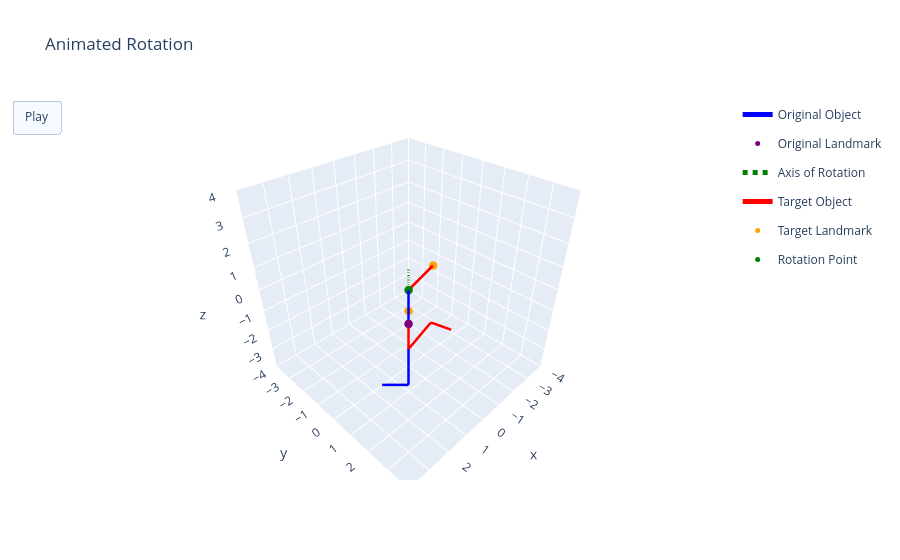
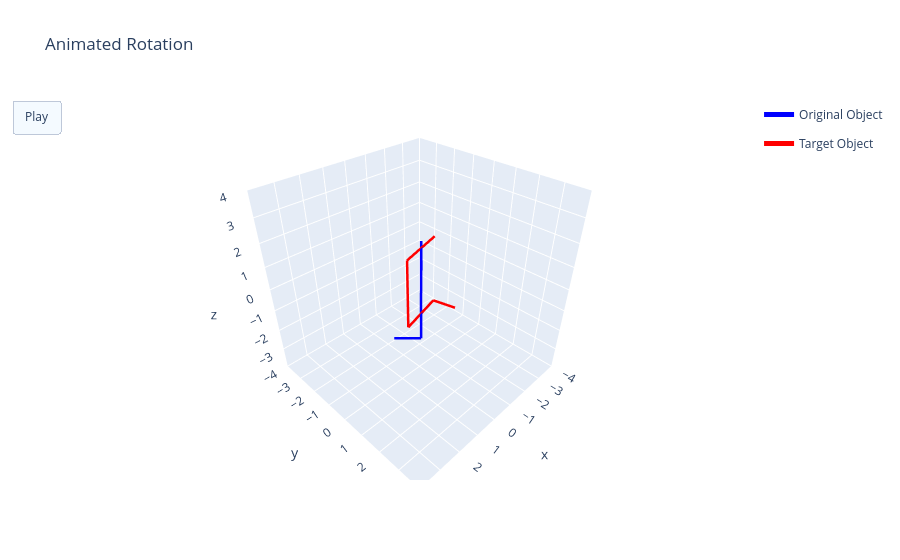
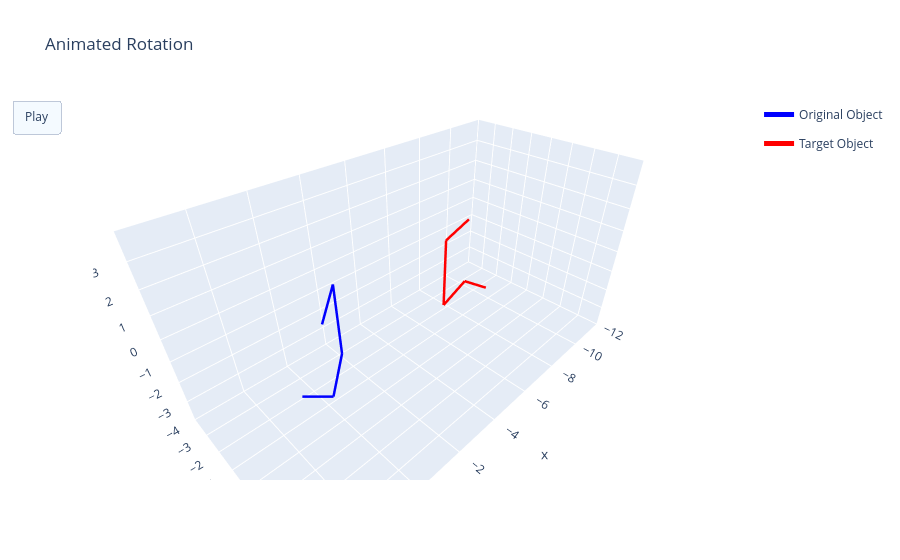

These figures' notebook cell, in order:
### Markdown cell above
# 3. Rotation & 4. Decision (Loop)

### Code cell
repeat_count = -1
same = False
while not same and repeat_count < repeat_threshold:

    # count repeated rotation step
    if not same:
        repeat_count += 1

        if repeat_count > 0:
            print("REPEAT #" + str(repeat_count))
            print(total_run_time)

    # prepare graphs
    axis_animation_fig, overlap_animation_fig, sidebyside_animation_fig = prepare_rotation_graphs(original_object, target_object, axis_of_rotation, center_point, production_time)
    axis_animation = []
    overlap_animation = []
    sidebyside_animation = []

    # set landmark vectors, angular disparity
    original_landmark_geon_vector = original_object.get_landmark_geon().get_vector()
    target_landmark_geon_vector = target_object.get_landmark_geon().get_vector()
    original_spatcon_direction = original_object.get_landmark_spatial_connection().get_vector()
    target_spatcon_direction = target_object.get_landmark_spatial_connection().get_vector()
    total_angular_disparity_part2 = None

    # STEP ONE: GEON ALIGNMENT

    loop_count = 0
    while cosine_similarity(original_landmark_geon_vector, target_landmark_geon_vector) < geon_alignment_threshold:     # checking cosine similarity between target and goal geons

        # find best axis/direction of rotation, angular disparity
        axis_of_rotation, direction, curr_step_angular_disparity = find_axis_of_rotation_geon_only(original_object, target_object, center_coords=center_point, prev_axis=axis_of_rotation, prev_direction=direction, prev_angle=curr_step_angular_disparity, total_angular_disparity=total_angular_disparity)

        # calculate step size based on angular disparity
        # step_size = calculate_step_size_min_jerk_trajectory(curr_step_angular_disparity, total_angular_disparity)
        # step_size = fitts_step(curr_step_angular_disparity, loop_count)
        step_size = calculate_step_size_simple(curr_step_angular_disparity)
        print("CURR_ANGULAR_DISPARITY: " + str(curr_step_angular_disparity) + ", STEP_SIZE: " + str(step_size))

        # apply rotation to original object
        r = rotate.from_rotvec(direction * np.deg2rad(step_size) * axis_of_rotation)        # quaternion representing step size rotation around calculated axis
        original_object.rotate(r)

        # update original geon and spatial connection vectors
        original_landmark_geon_vector = original_object.get_landmark_geon().get_vector()
        original_spatcon_direction = original_object.get_landmark_spatial_connection().get_vector()

        # add animation frames to graphs
        add_frame(axis_animation, original_object, object_name="Original Object", landmark_name="Original Landmarks", axis_of_rotation=axis_of_rotation, object_colour='blue', landmark_colour='purple', axis_colour='green', axis_scale=2)
        original_centerpoint_vec = find_center_point_LWLC(original_object)
        copy_og_obj = copy.deepcopy(original_object)
        copy_og_obj.update_start_coords(copy_og_obj.start_coords - original_centerpoint_vec)
        add_frame(overlap_animation, copy_og_obj, object_name="Original Object", object_colour='blue', axis_scale=2)
        add_frame(sidebyside_animation, copy_og_obj, object_name="Original Object", object_colour='blue', axis_scale=2)

        loop_count += 1
        total_run_time += production_time * 3

        # emergency break
        if loop_count > 100:
            break

    # STEP TWO: GEON AND SPAT CON ALIGNMENT:

    loop_count = 0
    while cosine_similarity(original_landmark_geon_vector, target_landmark_geon_vector) < landmark_angle_threshold or cosine_similarity(original_spatcon_direction, target_spatcon_direction) < landmark_angle_threshold:     # checking cosine similarity between target and goal geons and spatial connections

        # find best axis/direction of rotation, angular disparity
        axis_of_rotation, direction, curr_step_angular_disparity = find_axis_of_rotation_geon_and_spatcon(original_object, target_object, center_coords=center_point, prev_axis=axis_of_rotation, prev_direction=direction, prev_angle=curr_step_angular_disparity, total_angular_disparity=total_angular_disparity)

        # calculate step size based on angular disparity
        if total_angular_disparity_part2 == None:
            total_angular_disparity_part2 = curr_step_angular_disparity
        # step_size = calculate_step_size_min_jerk_trajectory(curr_step_angular_disparity, total_angular_disparity_part2)
        # step_size = fitts_step(curr_step_angular_disparity, loop_count)
        step_size = calculate_step_size_simple(curr_step_angular_disparity)
        print("CURR_ANGULAR_DISPARITY: " + str(curr_step_angular_disparity) + ", STEP_SIZE: " + str(step_size))

        # apply rotation to original object
        r = rotate.from_rotvec(direction * np.deg2rad(step_size) * axis_of_rotation)        # quaternion representing step size rotation around calculated axis
        original_object.rotate(r)

        # update original geon and spatial connection vectors
        original_landmark_geon_vector = original_object.get_landmark_geon().get_vector()
        original_spatcon_direction = original_object.get_landmark_spatial_connection().get_vector()

        # add animation frames to graphs
        add_frame(axis_animation, original_object, object_name="Original Object", landmark_name="Original Landmarks", axis_of_rotation=axis_of_rotation, object_colour='blue', landmark_colour='purple', axis_colour='green', axis_scale=2)
        original_centerpoint_vec = find_center_point_LWLC(original_object)
        copy_og_obj = copy.deepcopy(original_object)
        copy_og_obj.update_start_coords(copy_og_obj.start_coords - original_centerpoint_vec)
        add_frame(overlap_animation, copy_og_obj, object_name="Original Object", object_colour='blue', axis_scale=2)
        add_frame(sidebyside_animation, copy_og_obj, object_name="Original Object", object_colour='blue', axis_scale=2)

        loop_count += 1
        total_run_time += production_time * 3

        # emergency break
        if loop_count > 100:
            break

    axis_animation_fig.frames = axis_animation
    axis_animation_fig.show()
    overlap_animation_fig.frames = overlap_animation
    overlap_animation_fig.show()
    sidebyside_animation_fig.frames = sidebyside_animation
    sidebyside_animation_fig.show()

    # check overall similarity

    same, similarity_check_run_time = same_object(original_object, target_object, object_angle_threshold, total_angular_disparity, production_time, propositional_difficulty_time)
    total_run_time += similarity_check_run_time

    if not same:

        # reset original object
        original_object = original_object_reset
        axis_of_rotation, direction, angle = find_axis_of_rotation_geon_only(original_object, target_object, center_coords=center_point)
        total_angular_disparity = angle

print("DECISION:")
if same:
    print("same")
else:
    print("different")

print("\nRUN TIME:\n" + str(round(total_run_time/1000, 3)) + " seconds")

### Figure 1 — Plotly figure (JSON) as saved in the notebook; plotly's stock layout.template omitted (floating-point values rounded to 4 significant figures)
{"data": [{"legendgroup": "Original Object", "line": {"color": "blue", "width": 5}, "mode": "lines", "name": "Original Object", "showlegend": true, "type": "scatter3d", "x": [1.414, 0], "y": [1.414, 0], "z": [0, 0]}, {"legendgroup": "Original Object", "line": {"color": "blue", "width": 5}, "mode": "lines", "name": "Original Object", "showlegend": false, "type": "scatter3d", "x": [0, 0], "y": [0, 0], "z": [0, -3]}, {"legendgroup": "Original Object", "line": {"color": "blue", "width": 5}, "mode": "lines", "name": "Original Object", "showlegend": false, "type": "scatter3d", "x": [0, 1.414], "y": [0, 1.414], "z": [-3, -3]}, {"legendgroup": "Original Object", "line": {"color": "blue", "width": 5}, "mode": "lines", "name": "Original Object", "showlegend": false, "type": "scatter3d", "x": [1.414, 2.121], "y": [1.414, 0.7071], "z": [-3, -3]}, {"legendgroup": "Original Landmark", "marker": {"color": "purple", "size": 5}, "mode": "markers", "name": "Original Landmark", "showlegend": true, "type": "scatter3d", "x": [1.414], "y": [1.414], "z": [0]}, {"legendgroup": "Original Landmark", "marker": {"color": "purple", "size": 5}, "mode": "markers", "name": "Original Landmark", "showlegend": false, "type": "scatter3d", "x": [0], "y": [0], "z": [0]}, {"legendgroup": "Original Landmark", "marker": {"color": "purple", "size": 5}, "mode": "markers", "name": "Original Landmark", "showlegend": false, "type": "scatter3d", "x": [0], "y": [0], "z": [-1]}, {"line": {"color": "green", "dash": "dot", "width": 5}, "mode": "lines", "name": "Axis of Rotation", "type": "scatter3d", "x": [0, 0], "y": [0, 0], "z": [-1.006, 1.006]}, {"legendgroup": "Target Object", "line": {"color": "red", "width": 5}, "mode": "lines", "name": "Target Object", "showlegend": true, "type": "scatter3d", "x": [-1.932, 0], "y": [-0.5176, 0], "z": [0, 0]}, {"legendgroup": "Target Object", "line": {"color": "red", "width": 5}, "mode": "lines", "name": "Target Object", "showlegend": false, "type": "scatter3d", "x": [0, 0], "y": [0, 0], "z": [0, -3]}, {"legendgroup": "Target Object", "line": {"color": "red", "width": 5}, "mode": "lines", "name": "Target Object", "showlegend": false, "type": "scatter3d", "x": [0, -1.932], "y": [0, -0.5176], "z": [-3, -3]}, {"legendgroup": "Target Object", "line": {"color": "red", "width": 5}, "mode": "lines", "name": "Target Object", "showlegend": false, "type": "scatter3d", "x": [-1.932, -2.191], "y": [-0.5176, 0.4483], "z": [-3, -3]}, {"legendgroup": "Target Landmark", "marker": {"color": "orange", "size": 5}, "mode": "markers", "name": "Target Landmark", "showlegend": true, "type": "scatter3d", "x": [-1.932], "y": [-0.5176], "z": [0]}, {"legendgroup": "Target Landmark", "marker": {"color": "orange", "size": 5}, "mode": "markers", "name": "Target Landmark", "showlegend": false, "type": "scatter3d", "x": [0], "y": [0], "z": [0]}, {"legendgroup": "Target Landmark", "marker": {"color": "orange", "size": 5}, "mode": "markers", "name": "Target Landmark", "showlegend": false, "type": "scatter3d", "x": [0], "y": [0], "z": [-1]}, {"marker": {"color": "green", "size": 5}, "mode": "markers", "name": "Rotation Point", "type": "scatter3d", "x": [0], "y": [0], "z": [0]}], "layout": {"scene": {"aspectmode": "cube", "xaxis": {"autorange": false, "range": [-4, 4]}, "yaxis": {"autorange": false, "range": [-4, 4]}, "zaxis": {"autorange": false, "range": [-4, 4]}}, "title": {"text": "Animated Rotation"}, "updatemenus": [{"buttons": [{"args": [null, {"frame": {"duration": 150}, "fromcurrent": true, "mode": "immediate", "transition": {"duration": 50, "easing": "quadratic-in-out"}}], "label": "Play", "method": "animate"}], "type": "buttons"}]}}

### Figure 2 — Plotly figure (JSON) as saved in the notebook; plotly's stock layout.template omitted (floating-point values rounded to 4 significant figures)
{"data": [{"legendgroup": "Original Object", "line": {"color": "blue", "width": 5}, "mode": "lines", "name": "Original Object", "showlegend": true, "type": "scatter3d", "x": [0.8397, -0.5745], "y": [0.9281, -0.4861], "z": [1.688, 1.688]}, {"legendgroup": "Original Object", "line": {"color": "blue", "width": 5}, "mode": "lines", "name": "Original Object", "showlegend": false, "type": "scatter3d", "x": [-0.5745, -0.5745], "y": [-0.4861, -0.4861], "z": [1.688, -1.312]}, {"legendgroup": "Original Object", "line": {"color": "blue", "width": 5}, "mode": "lines", "name": "Original Object", "showlegend": false, "type": "scatter3d", "x": [-0.5745, 0.8397], "y": [-0.4861, 0.9281], "z": [-1.312, -1.312]}, {"legendgroup": "Original Object", "line": {"color": "blue", "width": 5}, "mode": "lines", "name": "Original Object", "showlegend": false, "type": "scatter3d", "x": [0.8397, 1.547], "y": [0.9281, 0.221], "z": [-1.312, -1.312]}, {"legendgroup": "Target Object", "line": {"color": "red", "width": 5}, "mode": "lines", "name": "Target Object", "showlegend": true, "type": "scatter3d", "x": [-1.191, 0.7406], "y": [-0.3839, 0.1337], "z": [1.688, 1.688]}, {"legendgroup": "Target Object", "line": {"color": "red", "width": 5}, "mode": "lines", "name": "Target Object", "showlegend": false, "type": "scatter3d", "x": [0.7406, 0.7406], "y": [0.1337, 0.1337], "z": [1.688, -1.312]}, {"legendgroup": "Target Object", "line": {"color": "red", "width": 5}, "mode": "lines", "name": "Target Object", "showlegend": false, "type": "scatter3d", "x": [0.7406, -1.191], "y": [0.1337, -0.3839], "z": [-1.312, -1.312]}, {"legendgroup": "Target Object", "line": {"color": "red", "width": 5}, "mode": "lines", "name": "Target Object", "showlegend": false, "type": "scatter3d", "x": [-1.191, -1.45], "y": [-0.3839, 0.582], "z": [-1.312, -1.312]}], "layout": {"scene": {"aspectmode": "cube", "xaxis": {"autorange": false, "range": [-4, 4]}, "yaxis": {"autorange": false, "range": [-4, 4]}, "zaxis": {"autorange": false, "range": [-4, 4]}}, "title": {"text": "Animated Rotation"}, "updatemenus": [{"buttons": [{"args": [null, {"frame": {"duration": 150}, "fromcurrent": true, "mode": "immediate", "transition": {"duration": 50, "easing": "quadratic-in-out"}}], "label": "Play", "method": "animate"}], "type": "buttons"}]}}

### Figure 3 — Plotly figure (JSON) as saved in the notebook; plotly's stock layout.template omitted (floating-point values rounded to 4 significant figures)
{"data": [{"legendgroup": "Original Object", "line": {"color": "blue", "width": 5}, "mode": "lines", "name": "Original Object", "showlegend": true, "type": "scatter3d", "x": [0.8397, -0.5745], "y": [0.9281, -0.4861], "z": [1.688, 1.688]}, {"legendgroup": "Original Object", "line": {"color": "blue", "width": 5}, "mode": "lines", "name": "Original Object", "showlegend": false, "type": "scatter3d", "x": [-0.5745, -0.5745], "y": [-0.4861, -0.4861], "z": [1.688, -1.312]}, {"legendgroup": "Original Object", "line": {"color": "blue", "width": 5}, "mode": "lines", "name": "Original Object", "showlegend": false, "type": "scatter3d", "x": [-0.5745, 0.8397], "y": [-0.4861, 0.9281], "z": [-1.312, -1.312]}, {"legendgroup": "Original Object", "line": {"color": "blue", "width": 5}, "mode": "lines", "name": "Original Object", "showlegend": false, "type": "scatter3d", "x": [0.8397, 1.547], "y": [0.9281, 0.221], "z": [-1.312, -1.312]}, {"legendgroup": "Target Object", "line": {"color": "red", "width": 5}, "mode": "lines", "name": "Target Object", "showlegend": true, "type": "scatter3d", "x": [-7.191, -5.259], "y": [-0.3839, 0.1337], "z": [1.688, 1.688]}, {"legendgroup": "Target Object", "line": {"color": "red", "width": 5}, "mode": "lines", "name": "Target Object", "showlegend": false, "type": "scatter3d", "x": [-5.259, -5.259], "y": [0.1337, 0.1337], "z": [1.688, -1.312]}, {"legendgroup": "Target Object", "line": {"color": "red", "width": 5}, "mode": "lines", "name": "Target Object", "showlegend": false, "type": "scatter3d", "x": [-5.259, -7.191], "y": [0.1337, -0.3839], "z": [-1.312, -1.312]}, {"legendgroup": "Target Object", "line": {"color": "red", "width": 5}, "mode": "lines", "name": "Target Object", "showlegend": false, "type": "scatter3d", "x": [-7.191, -7.45], "y": [-0.3839, 0.582], "z": [-1.312, -1.312]}], "layout": {"scene": {"aspectmode": "manual", "aspectratio": {"x": 2, "y": 1, "z": 1}, "xaxis": {"autorange": false, "range": [-12, 4]}, "yaxis": {"autorange": false, "range": [-4, 4]}, "zaxis": {"autorange": false, "range": [-4, 4]}}, "title": {"text": "Animated Rotation"}, "updatemenus": [{"buttons": [{"args": [null, {"frame": {"duration": 150}, "fromcurrent": true, "mode": "immediate", "transition": {"duration": 50, "easing": "quadratic-in-out"}}], "label": "Play", "method": "animate"}], "type": "buttons"}]}}
